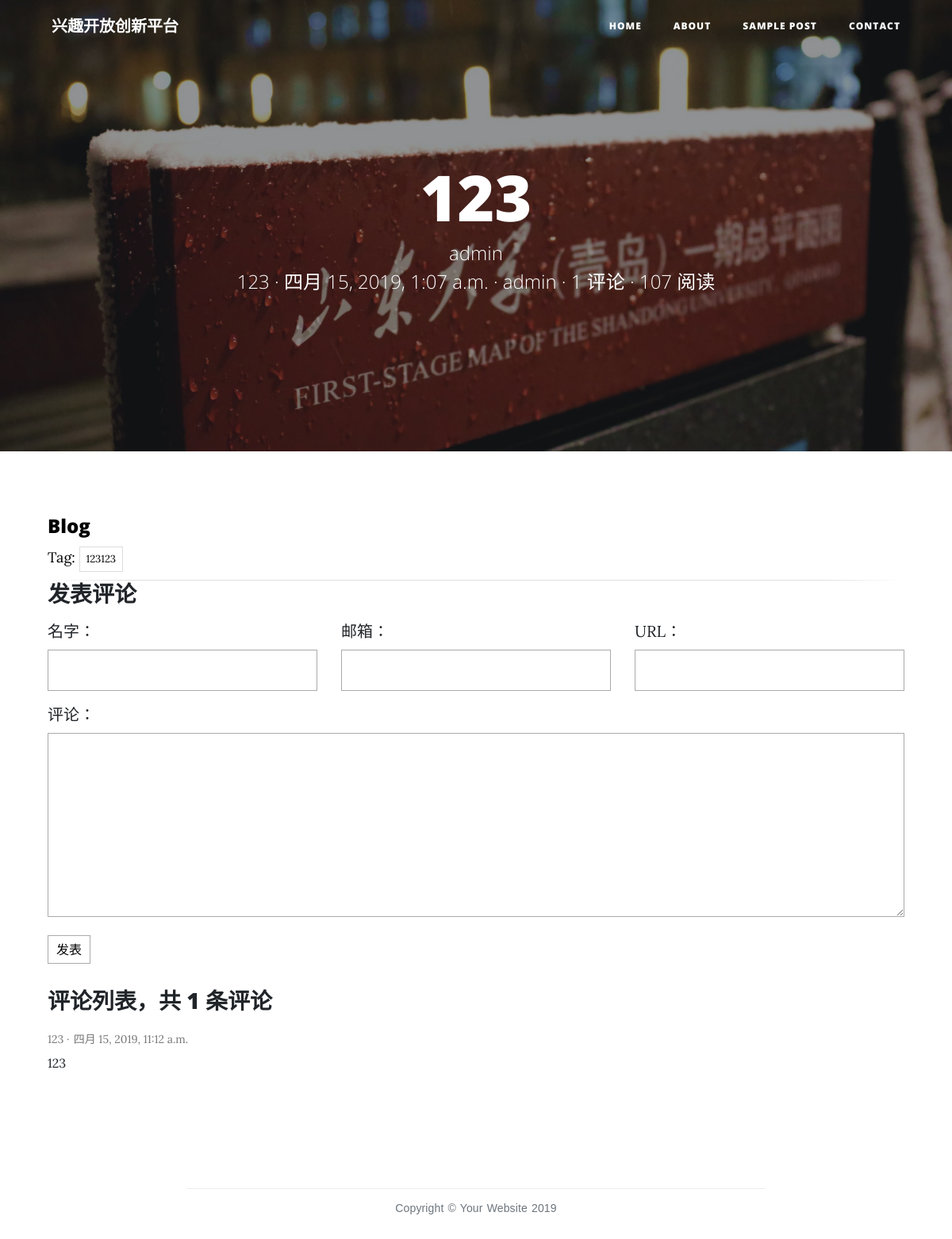
The app's page /post/1/ with its own data.
### blog/models.py (models this page shows, shortened)
class Post(models.Model):
    title = models.CharField(max_length=70)
    body = models.TextField()
    img = models.ImageField(upload_to='img', blank=True)
    created_time = models.DateTimeField()
    modified_time = models.DateTimeField()
    excerpt = models.CharField(max_length=200, blank=True)
    category = models.ForeignKey(Category, on_delete=models.CASCADE)
    tags = models.ManyToManyField(Tag, blank=True)
    author = models.ForeignKey(
        settings.AUTH_USER_MODEL, on_delete=models.CASCADE)
    views = models.PositiveIntegerField(default=0)
    def increase_views(self):
        self.views += 1
        self.save(update_fields=['views'])
    class Meta:
        ordering = ['created_time', 'title']
    def save(self, *args, **kwargs):
        if not self.excerpt:
            md = markdown.Markdown(extensions=[
                'markdown.extensions.extra',
                'markdown.extensions.codehilite',
            ])
            self.excerpt = strip_tags(md.convert(self.body))[:54]
        super(Post, self).save(*args, **kwargs)

@python_2_unicode_compatible
class Category(models.Model):
    name = models.CharField(max_length=100)

class Tag(models.Model):
    name = models.CharField(max_length=100)

### users/models.py (models this page shows)
class User(AbstractUser):
    nickname = models.CharField(max_length=50, blank=True)
    email = models.EmailField(unique=True)
    class Meta(AbstractUser.Meta):
        pass

### comments/models.py (models this page shows, shortened)
@python_2_unicode_compatible
class Comment(models.Model):
    name = models.CharField(max_length=100)
    email = models.EmailField(max_length=255)
    url = models.URLField(blank=True)
    text = models.TextField()
    created_time = models.DateTimeField(auto_now_add=True)
    post = models.ForeignKey('blog.Post', on_delete=models.CASCADE)

### blog/views.py (the view)
class PostDetailView(DetailView):
    model = Post
    template_name = 'blog/detail.html'
    context_object_name = 'post'
    def get(self, request, *args, **kwargs):
        response = super(PostDetailView, self).get(request, *args, **kwargs)
        self.object.increase_views()
        return response
    def get_object(self, queryset=None):
        post = super(PostDetailView, self).get_object(queryset=None)
        md = markdown.Markdown(extensions=[
            'markdown.extensions.extra',
            'markdown.extensions.codehilite',
            TocExtension(slugify=slugify),
        ])
        post.body = md.convert(post.body)
        post.toc = md.toc
        return post
    def get_context_data(self, **kwargs):
        context = super(PostDetailView, self).get_context_data(**kwargs)
        form = CommentForm()
        comment_list = self.object.comment_set.all()
        context.update({
            'form': form,
            'comment_list': comment_list
        })
        return context

### comments/forms.py
class CommentForm(forms.ModelForm):
    class Meta:
        model = Comment
        fields = ['name', 'email', 'url', 'text']

### templates/blog/detail.html (shortened to what this page needs)
{% extends "blog/projects.html" %}
{% load staticfiles %}
{% load blog_tags %}
{%block header%}
<h1>{{ post.title }}</h1>
<span class="subheading">{{ post.author }}</span>
<div class="subheading">
    <span class="post-category">{{ post.category.name }}</span>
    <span class="post-date"><time class="entry-date" datetime="{{ post.created_time }}">{{ post.created_time }}</time></span>
    <span class="post-author">{{ post.author }}</span>
    <span class="comments-link">{{ post.comment_set.count }} 评论</span>
    <span class="views-count">{{ post.views }} 阅读</span>
</div>
{%endblock header%}
{% block main %}
<div class="content-body">
    <div class="container">
        <div class="row">
            <article class="post post-{{ post.pk }}">
                <div class="entry-content clearfix">
                    {{ post.body|safe }}
                    <div class="widget-tag-cloud">
                        <ul>
                            Tag:
                            {% for tag in post.tags.all %}
                            <li>{{tag.name}}</li>
                            {% endfor %}
                        </ul>
                    </div>
                </div>
            </article>
            <section class="comment-area" id="comment-area">
                <hr>
                <h3>发表评论</h3>
                <form action="{% url 'comments:post_comment' post.pk %}" method="post" class="comment-form">
                    <div class="row">
                        <div class="col-md-4">
                            <label for="{{ form.name.id_for_label }}">名字：</label>
                            {{ form.name }}
                        </div>
                        <div class="col-md-4">
                            <label for="{{ form.email.id_for_label }}">邮箱：</label>
                            {{ form.email }}
                        </div>
                        <div class="col-md-4">
                            <label for="{{ form.url.id_for_label }}">URL：</label>
                            {{ form.url }}
                        </div>
                        <div class="col-md-12">
                            <label for="{{ form.text.id_for_label }}">评论：</label>
                            {{ form.text }}
                            <button type="submit" class="comment-btn">发表</button>
                        </div>
                    </div>
                </form>
                <div class="comment-list-panel">
                    <h3>评论列表，共 <span>{{ post.comment_set.count }}</span> 条评论</h3>
                    <ul class="comment-list list-unstyled">
                        {% for comment in comment_list %}
                        <li class="comment-item">
                            <span class="nickname">{{ comment.name }}</span>
                            <time class="submit-date">{{ comment.created_time }}</time>
                            <div class="text">
                                {{ comment.text }}
                            </div>
                        </li>
                        {% empty %}
                        暂无评论
                        {% endfor %}
                    </ul>
                </div>
            </section>
        </div>
    </div>
</div>
{% endblock main %}

### static/blog/css/custom.css (style rules this page uses)
* { outline: none; }
h1, h2, h3, h4, h5, h6 { margin-top: 0; }
body { font-family: 'Lato', sans-serif; color: #444; }
.content-body { padding-bottom: 4em; }
.post { padding: 30px 30px 0; background: #FFF; }
.entry-content { font-size: 18px; font-weight: 300; line-height: 1.9; color: #000; }
.post-category::after, .post-date::after, .post-author::after, .comments-link::after { content: ' ·'; color: #fff; }
.widget-tag-cloud ul { margin: 0; margin-right: -10px; padding: 0; }
.widget-tag-cloud ul li { font-size: 13px; display: inline-block; margin-right: 10px; margin-bottom: 10px; padding: 3px 8px; list-style-type: none; border: 1px solid #DDD; }
.contact-form input, .comment-form input { font-size: 16px; line-height: 100%; width: 100%; margin-bottom: 15px; padding: 15px 15px; transition: .4s border-color linear; border: 1px solid #AAA; }
.contact-form textarea, .comment-form textarea { font-size: 16px; line-height: 20px !important; width: 100%; min-height: 183px; margin-bottom: 15px; padding: 15px 15px; transition: .4s border-color linear; border: 1px solid #AAA; }
.comment-area { padding: 0 30px 0; }
.comment-form { margin-top: 15px; }
.comment-form .comment-btn { font-size: 16px; padding: 5px 10px; border: 1px solid #AAA; background-color: #FFF; }
.comment-list-panel { margin-top: 30px; }
.comment-list { margin-top: 15px; }
.comment-item .nickname, .comment-item .submit-date { font-size: 14px; color: #777; }
.comment-item .nickname:after { content: ' ·'; }
.comment-item .text { font-size: 16px; padding-top: 5px; }
.widget-tag-cloud ul { padding: 0; margin: 0; margin-right: -10px; }
.widget-tag-cloud ul li { list-style-type: none; font-size: 13px; display: inline-block; margin-right: 10px; margin-bottom: 10px; padding: 3px 8px; border: 1px solid #ddd; }

### static/css/clean-blog.css (style rules this page uses)
body { font-size: 20px; color: #212529; font-family: 'Lora', 'Times New Roman', serif; }
h1, h2, h3, h4, h5, h6 { font-weight: 800; font-family: 'Open Sans', 'Helvetica Neue', Helvetica, Arial, sans-serif; }
header.masthead .page-heading h1, header.masthead .site-heading h1 { font-size: 50px; margin-top: 0; }
header.masthead .page-heading .subheading, header.masthead .site-heading .subheading { font-size: 24px; font-weight: 300; line-height: 1.1; display: block; margin: 10px 0 0; font-family: 'Open Sans', 'Helvetica Neue', Helvetica, Arial, sans-serif; }
@media only screen and (min-width: 768px) { header.masthead .page-heading h1, header.masthead .site-heading h1 { font-size: 80px; } }
hr { clear: both; float: right; width: 100%; height: 1px; line-height: 1px; font-size: 0; border: none 0; margin: 1.4em 1.4em; border: none; background: #ddd; background-image: -webkit-gradient(linear,left bottom,right bottom,color-stop(0, rgb(255,255,255)), color-stop(0.1, rgb(221,221,221)),color-stop(0.9, rgb(221,221,221)),color-stop(1, rgb(255,255,255))); background-image: -webkit-linear-gradient(left center,rgb(255,255,255) 0%,rgb(221,221,221) 10%,rgb(221,221,221) 90%,rgb(255,255,255) 100%); background-image: -moz-linear-gradient(left center,rgb(255,255,255) 0%,rgb(221,221,221) 10%,rgb(221,221,221) 90%,rgb(255,255,255) 100%); background-image: -o-linear-gradient(left center,rgb(255,255,255) 0%,rgb(221,221,221) 10%,rgb(221,221,221) 90%,rgb(255,255,255) 100%); }

### records on screen
Post: title "123", author "admin", category.name "123", created_time "四月 15, 2019, 1:07 a.m.", comment_set.count "1", views "107", body "Blog"
Tag: name "123123"
Comment: name "123", created_time "四月 15, 2019, 11:12 a.m.", text "123"
